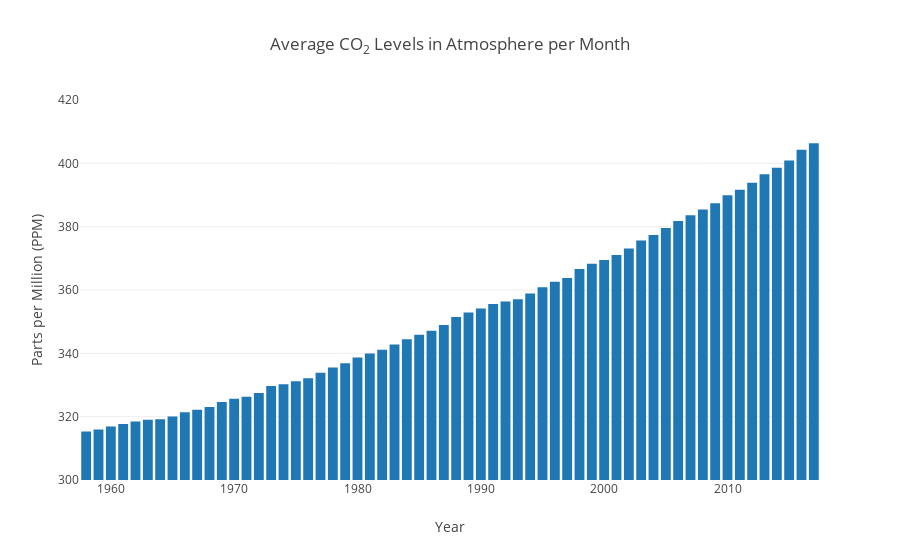

The code cell stored with this chart in its notebook:
### Markdown cell above
# Variations with the CO2 concentration from 1958-2017 (~60 years)

### Code cell
group1 = cd2.groupby(["Year"]).mean()["Carbon Dioxide (ppm)"]
trace1 = go.Bar(x=group1.index, y=group1.values)
layout = go.Layout(
    title="Average CO<sub>2</sub> Levels in Atmosphere per Month",
    yaxis=dict(title="Parts per Million (PPM)", range=(300,420)),
    xaxis=dict(title="Year"))
fig = go.Figure(data=[trace1], layout=layout)
py.iplot(fig, filename = "co2-ppm-year")

### Figure 1 — Plotly figure (JSON) as saved in the notebook; plotly's stock layout.template omitted (floating-point values rounded to 4 significant figures)
{"data": [{"type": "bar", "x": [1958, 1959, 1960, 1961, 1962, 1963, 1964, 1965, 1966, 1967, 1968, 1969, 1970, 1971, 1972, 1973, 1974, 1975, 1976, 1977, 1978, 1979, 1980, 1981, 1982, 1983, 1984, 1985, 1986, 1987, 1988, 1989, 1990, 1991, 1992, 1993, 1994, 1995, 1996, 1997, 1998, 1999, 2000, 2001, 2002, 2003, 2004, 2005, 2006, 2007, 2008, 2009, 2010, 2011, 2012, 2013, 2014, 2015, 2016, 2017], "y": [315.3, 316.0, 316.9, 317.6, 318.5, 319.0, 319.2, 320.0, 321.4, 322.2, 323.0, 324.6, 325.7, 326.3, 327.5, 329.7, 330.2, 331.2, 332.2, 333.9, 335.5, 336.9, 338.7, 339.9, 341.1, 342.8, 344.4, 345.9, 347.2, 348.9, 351.5, 352.9, 354.2, 355.6, 356.4, 357.0, 358.9, 360.9, 362.6, 363.8, 366.6, 368.3, 369.5, 371.0, 373.1, 375.6, 377.4, 379.6, 381.8, 383.6, 385.4, 387.4, 389.9, 391.6, 393.9, 396.6, 398.6, 400.9, 404.3, 406.4]}], "layout": {"title": "Average CO<sub>2</sub> Levels in Atmosphere per Month", "xaxis": {"title": "Year"}, "yaxis": {"range": [300, 420], "title": "Parts per Million (PPM)"}}}
